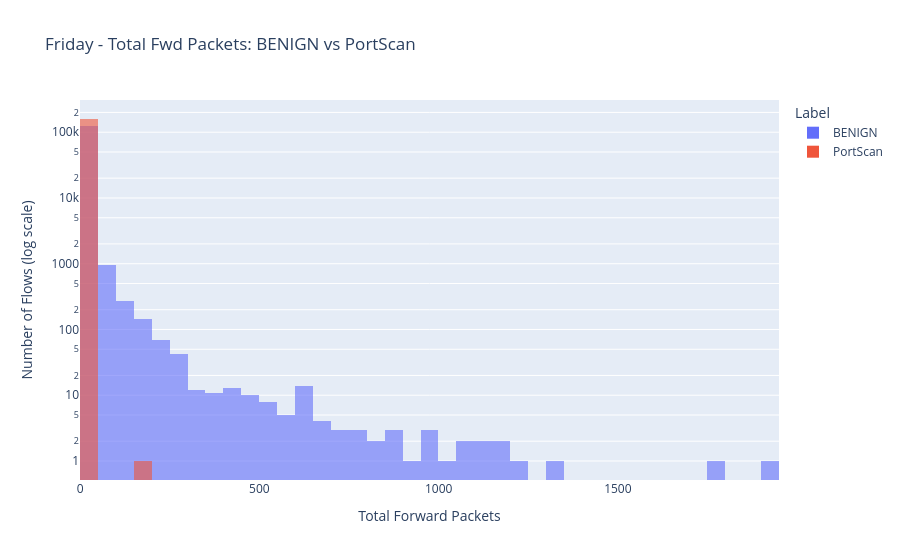

Source (notebook cell):
### Markdown cell above
### Plot 2: Total Fwd Packets

### Code cell
fig = px.histogram(df_portscan_clean, x='Total Fwd Packets', color='Label',
                    nbins=50, log_y=True, barmode='overlay', opacity=0.6,
                    title='Friday - Total Fwd Packets: BENIGN vs PortScan')
fig.update_layout(xaxis_title='Total Forward Packets', yaxis_title='Number of Flows (log scale)')
fig.show()

### Figure 1 — Plotly figure (JSON) as saved in the notebook; plotly's stock layout.template omitted (floating-point values rounded to 4 significant figures; data arrays with more than 128 entries replaced by an {"elided": "..."} marker saying what was removed)
{"data": [{"bingroup": "x", "hovertemplate": "Label=BENIGN<br>Total Fwd Packets=%{x}<br>count=%{y}<extra></extra>", "legendgroup": "BENIGN", "marker": {"color": "#636efa", "opacity": 0.6, "pattern": {"shape": ""}}, "name": "BENIGN", "nbinsx": 50, "orientation": "v", "showlegend": true, "type": "histogram", "x": {"elided": "127041 int values"}, "xaxis": "x", "yaxis": "y"}, {"bingroup": "x", "hovertemplate": "Label=PortScan<br>Total Fwd Packets=%{x}<br>count=%{y}<extra></extra>", "legendgroup": "PortScan", "marker": {"color": "#EF553B", "opacity": 0.6, "pattern": {"shape": ""}}, "name": "PortScan", "nbinsx": 50, "orientation": "v", "showlegend": true, "type": "histogram", "x": {"elided": "158804 int values"}, "xaxis": "x", "yaxis": "y"}], "layout": {"barmode": "overlay", "legend": {"title": {"text": "Label"}, "tracegroupgap": 0}, "title": {"text": "Friday - Total Fwd Packets: BENIGN vs PortScan"}, "xaxis": {"anchor": "y", "domain": [0, 1], "title": {"text": "Total Forward Packets"}}, "yaxis": {"anchor": "x", "domain": [0, 1], "title": {"text": "Number of Flows (log scale)"}, "type": "log"}}}
